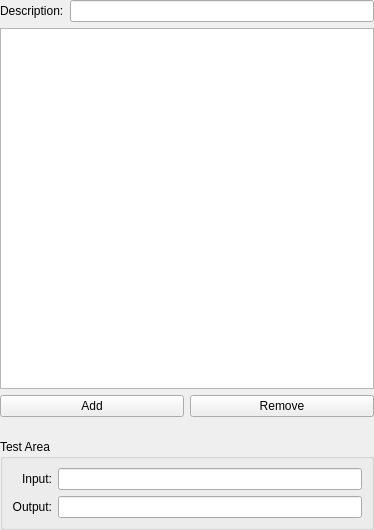
<?xml version="1.0" encoding="UTF-8"?>
<ui version="4.0">
 <class>KeyBindingEditor</class>
 <widget class="QWidget" name="KeyBindingEditor">
  <property name="geometry">
   <rect>
    <x>0</x>
    <y>0</y>
    <width>374</width>
    <height>530</height>
   </rect>
  </property>
  <layout class="QVBoxLayout">
   <property name="margin">
    <number>0</number>
   </property>
   <item>
    <layout class="QHBoxLayout">
     <item>
      <widget class="QLabel" name="descriptionLabel">
       <property name="text">
        <string>Description:</string>
       </property>
      </widget>
     </item>
     <item>
      <widget class="KLineEdit" name="descriptionEdit"/>
     </item>
    </layout>
   </item>
   <item>
    <widget class="QTableWidget" name="keyBindingTable">
     <property name="sizePolicy">
      <sizepolicy hsizetype="Expanding" vsizetype="Expanding">
       <horstretch>0</horstretch>
       <verstretch>1</verstretch>
      </sizepolicy>
     </property>
    </widget>
   </item>
   <item>
    <layout class="QHBoxLayout">
     <item>
      <widget class="QPushButton" name="addEntryButton">
       <property name="text">
        <string>Add</string>
       </property>
      </widget>
     </item>
     <item>
      <widget class="QPushButton" name="removeEntryButton">
       <property name="text">
        <string>Remove</string>
       </property>
      </widget>
     </item>
    </layout>
   </item>
   <item>
    <spacer>
     <property name="orientation">
      <enum>Qt::Vertical</enum>
     </property>
     <property name="sizeHint" stdset="0">
      <size>
       <width>20</width>
       <height>16</height>
      </size>
     </property>
    </spacer>
   </item>
   <item>
    <widget class="QGroupBox" name="groupBox">
     <property name="title">
      <string comment="Title of the area where you test your keys are properly configured">Test Area</string>
     </property>
     <property name="flat">
      <bool>true</bool>
     </property>
     <layout class="QGridLayout">
      <item row="0" column="0">
       <widget class="QLabel" name="label">
        <property name="text">
         <string>Input:</string>
        </property>
        <property name="alignment">
         <set>Qt::AlignRight|Qt::AlignTrailing|Qt::AlignVCenter</set>
        </property>
       </widget>
      </item>
      <item row="0" column="1">
       <widget class="KLineEdit" name="testAreaInputEdit"/>
      </item>
      <item row="1" column="0">
       <widget class="QLabel" name="label_2">
        <property name="text">
         <string>Output:</string>
        </property>
        <property name="alignment">
         <set>Qt::AlignRight|Qt::AlignTrailing|Qt::AlignVCenter</set>
        </property>
       </widget>
      </item>
      <item row="1" column="1">
       <widget class="KLineEdit" name="testAreaOutputEdit">
        <property name="readOnly">
         <bool>true</bool>
        </property>
       </widget>
      </item>
     </layout>
    </widget>
   </item>
  </layout>
 </widget>
 <customwidgets>
  <customwidget>
   <class>KLineEdit</class>
   <extends>QLineEdit</extends>
   <header>klineedit.h</header>
  </customwidget>
 </customwidgets>
 <connections/>
</ui>
